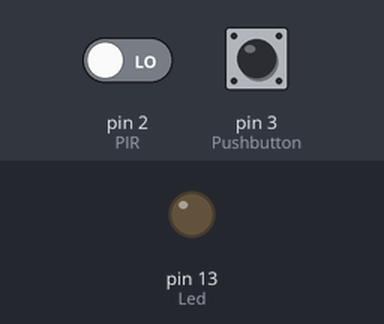
Bench run of a sketch on a simulated Arduino Uno, built with avr-gcc and run on an emulated ATmega328P. Shown: output pins drawn as LEDs (lit = HIGH). Dashed ring = blinking. The inputs (shaded band) are chosen by the test bench; at power-on: pin 2 (PIR) LOW, pin 3 (Pushbutton) HIGH.

Above: at 1.2 s.
1.3 s: pin 2 (PIR) driven HIGH
At 2.1 s:
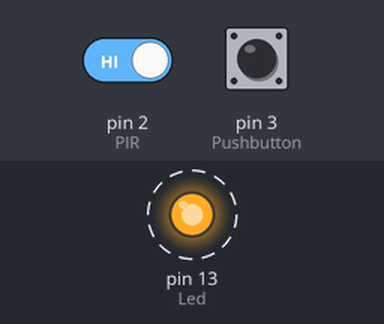
4.3 s: pin 2 (PIR) driven LOW
At 5.0 s:
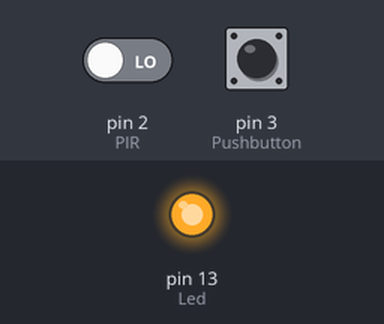
6.1 s: pin 3 (Pushbutton) pulled LOW for 1 s
At 8.5 s:
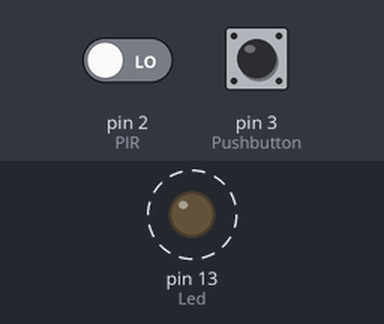
9.5 s: pin 3 (Pushbutton) pulled LOW for 3.2 s
At 10.3 s:
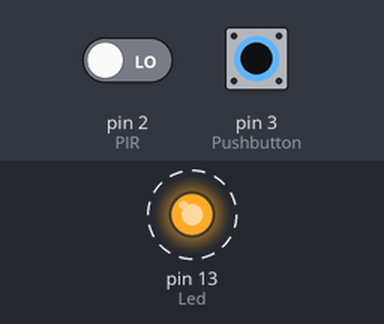
Timing chart, 0 to 14.8 s (numbered marks = the images above; inputs shaded):
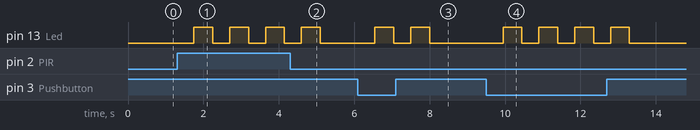

Measured:
- after the input at 1.3 s, pin 13 (Led): alternates HIGH for 0.50 s and LOW for 0.45 s, starting after 0.45 s
- after the input at 4.3 s, pin 13 (Led): goes on until 5.1 s, then stays LOW
- after the input at 6.1 s, pin 13 (Led): alternates HIGH for 0.50 s and LOW for 0.45 s, 4 changes in all, then stays LOW, starting after 0.45 s
- after the input at 9.5 s, pin 13 (Led): alternates HIGH for 0.50 s and LOW for 0.45 s, 8 changes in all, then stays LOW, starting after 0.45 s

The sketch:

Sender_RCSwitch_v0.ino
```cpp
/* Sender on D12
 * Led on D13
 * Pushbutton on D3
 * 470uF Cap over +-
 * Pir on D2
 */

#include <RCSwitch.h>

RCSwitch mySwitch = RCSwitch();

const int Pushbutton = 3;
const int PIR = 2;
const int Led = 13;

void setup()
{
    Serial.begin(9600);
    mySwitch.enableTransmit(12);
    pinMode(Led,OUTPUT);
    pinMode(Pushbutton,INPUT_PULLUP);
    pinMode(PIR,INPUT);
}

void loop()
{
    if(!digitalRead(Pushbutton))
    {
      mySwitch.send(5393, 24);
      digitalWrite(13, HIGH);
      delay(500);
      digitalWrite(13,LOW);

    }

    if(digitalRead(PIR))
    {
      mySwitch.send(9875, 24);
      digitalWrite(13, HIGH);
      delay(500);
      digitalWrite(13,LOW);

    }

}
```
